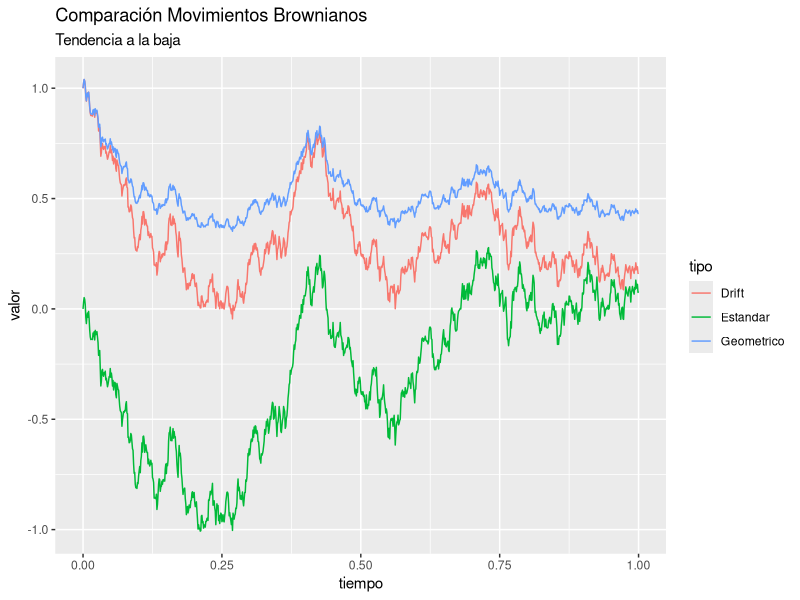
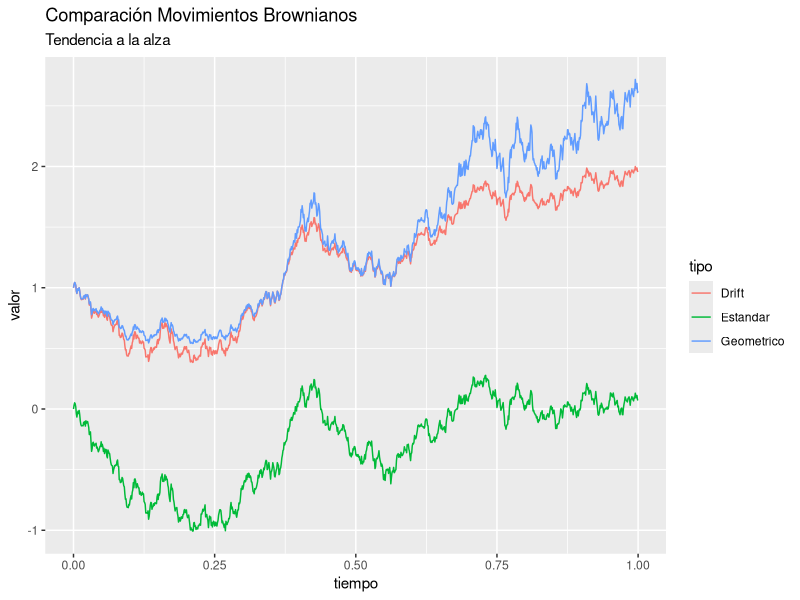
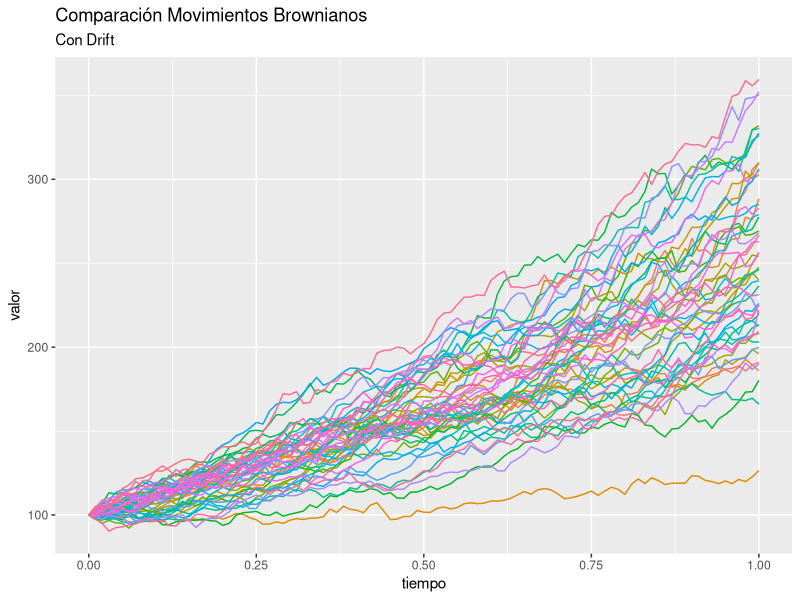
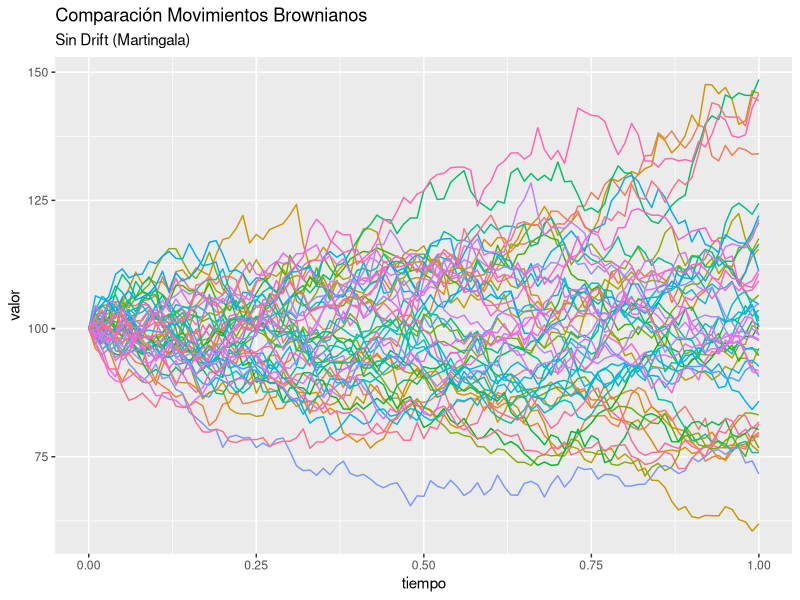
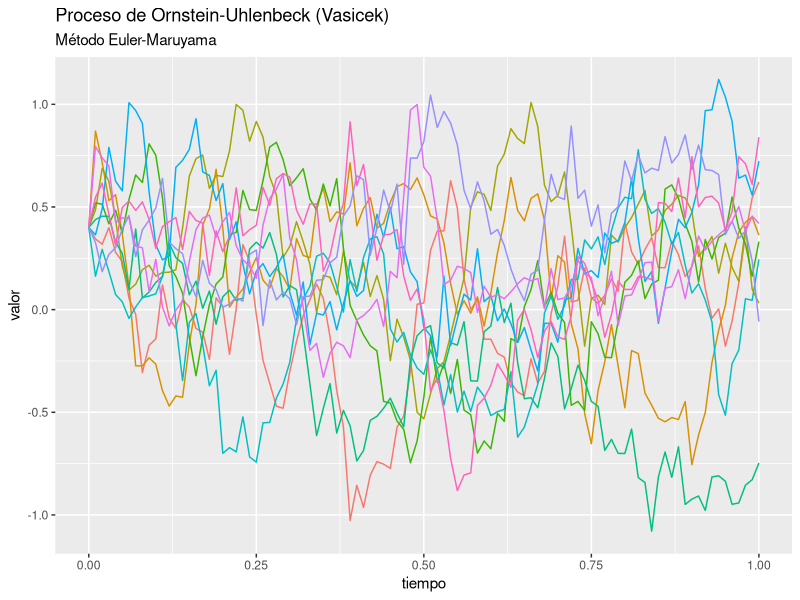
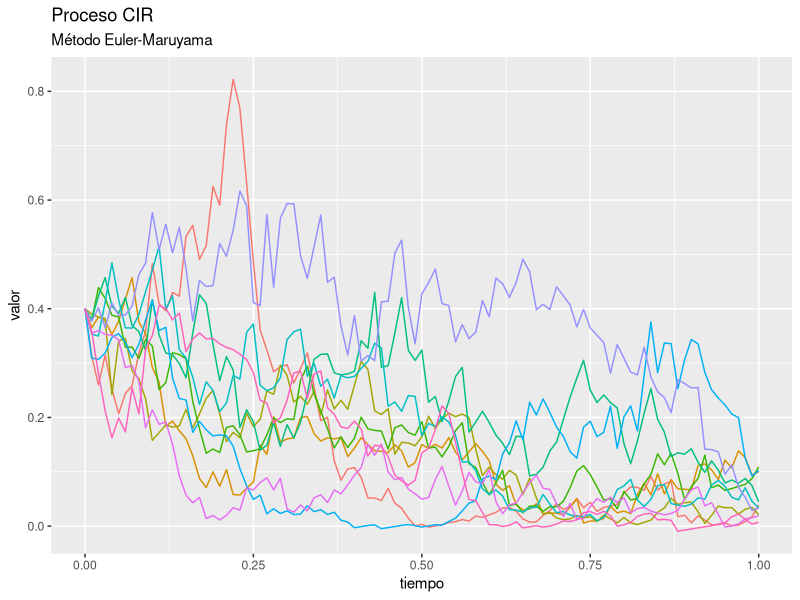

Recreate these plots in R, in order.
## ---- chunk 1
knitr::opts_chunk$set(comment = NA,warning = FALSE,echo=FALSE)
## ---- chunk 2
###### Paqueterias ######
library(ggplot2)
library(tidyr)
## ---- chunk 3
##### Comparacion entre movimientos brownianos #####

# Funcion para browniano estandar
brown <- function(n,t){
  z <- rnorm(n)
  z <- sqrt(t/n)*z
  w <- c(0,cumsum(z))
  return(w)
}

# Funcion para browniano con drift
brown_drift <- function(n,t,s0,mu,sigma){
  z <- rnorm(n)
  z <- sqrt(t/n)*z
  w <- c(0,cumsum(z))
  t <- seq(0,t,by=t/n)
  s <- s0+mu*t+sigma*w
  return(s)
}

# Funcion para browniano geometrico
brown_geom <- function(n,t,s0,mu,sigma){
  z <- rnorm(n)
  z <- sqrt(t/n)*z
  w <- c(0,cumsum(z))
  t <- seq(0,t,by=t/n)
  s <- s0*exp(mu*t+sigma*w)
  return(s)
}

# Movimientos Brownianos con tendencia positiva
n <- 1000
t <- seq(0,1,1/n)
s0 <- 1
mu <- -.9
sigma <- .8
seed <- 987654
  
set.seed(seed)
s1 <- brown(n,1)

set.seed(seed)
s2 <- brown_drift(n,1,s0,mu,sigma)

set.seed(seed)
s3 <- brown_geom(n,1,s0,mu,sigma)

Simulaciones <- data.frame(tiempo=t,
                           Estandar=s1,
                           Drift=s2,
                           Geometrico=s3)

Simulaciones <- gather(Simulaciones,tipo,valor,-tiempo)
ggplot(Simulaciones,aes(x=tiempo,y=valor,col=tipo)) +
  geom_line() +
  labs(title="Comparación Movimientos Brownianos",subtitle="Tendencia a la baja")

# Movimientos Brownianos con tendencia positiva
mu <- .9 
seed <- 987654

set.seed(seed)
s1 <- brown(n,1)

set.seed(seed)
s2 <- brown_drift(n,1,s0,mu,sigma)

set.seed(seed)
s3 <- brown_geom(n,1,s0,mu,sigma)

Simulaciones <- data.frame(tiempo=t,
                           Estandar=s1,
                           Drift=s2,
                           Geometrico=s3)

Simulaciones <- gather(Simulaciones,tipo,valor,-tiempo)
ggplot(Simulaciones,aes(x=tiempo,y=valor,col=tipo)) +
  geom_line() +
  labs(title="Comparación Movimientos Brownianos",subtitle="Tendencia a la alza")

## ---- chunk 4
##### Multiples simulaciones #####

# Browniano con tendencia
brown_geom_nomartingala <- function(n,t,s0,mu,sigma){
  z <- rnorm(n)
  z <- sqrt(t/n)*z
  w <- c(0,cumsum(z))
  t <- seq(0,t,by=t/n)
  s <- s0*exp((mu-.5*sigma^2)*t+sigma*w)
  return(s)
}

num_simulaciones <- 50
num_puntos <- 100
s0 <- 100
mu <- .9
sigma <- .2
t <- seq(0,1,1/num_puntos)

Simulaciones <- matrix(0,nrow = num_puntos+1,ncol = num_simulaciones)
for(i in 1:ncol(Simulaciones)){
  Simulaciones[,i] <- brown_geom_nomartingala(num_puntos,1,s0,mu,sigma)
}
Simulaciones <- cbind.data.frame(tiempo=t,Simulaciones)
Simulaciones <- gather(Simulaciones,simulacion,valor,-tiempo)
ggplot(Simulaciones,aes(x=tiempo,y=valor,col=simulacion)) +
  geom_line() +
  labs(title="Comparación Movimientos Brownianos",subtitle="Con Drift") +
  theme(legend.position = 'none')


# Browniano sin tendencia (martingala)
brown_geom_martingala <- function(n,t,s0,mu,sigma){
  z <- rnorm(n)
  z <- sqrt(t/n)*z
  w <- c(0,cumsum(z))
  t <- seq(0,t,by=t/n)
  s <- s0*exp(-.5*sigma^2*t+sigma*w)
  return(s)
}

Simulaciones <- matrix(0,nrow = num_puntos+1,ncol = num_simulaciones)
for(i in 1:ncol(Simulaciones)){
  Simulaciones[,i] <- brown_geom_martingala(num_puntos,1,s0,mu,sigma)
}
Simulaciones <- cbind.data.frame(tiempo=t,Simulaciones)
Simulaciones <- gather(Simulaciones,simulacion,valor,-tiempo)
ggplot(Simulaciones,aes(x=tiempo,y=valor,col=simulacion)) +
  geom_line() +
  labs(title="Comparación Movimientos Brownianos",subtitle="Sin Drift (Martingala)") +
  theme(legend.position = 'none')

## ---- chunk 5
##### Proceso de Vasicek #####

Vasicek <- function(n,x0,kappa,theta,sigma){
  x <- rep(0,n+1)
  x[1] <- x0
  for (i in 1:n) {
    x[i+1] <- x[i] + kappa*(theta-x[i])*1/n + sigma*1/sqrt(n)*rnorm(1)
  }
  return(x)
}

num_simulaciones <- 10
num_puntos <- 100
x0 <- .4
kappa <- 5
theta <- .1
sigma <- 1.5
t <- seq(0,1,1/num_puntos)

Simulaciones <- matrix(0,nrow = num_puntos+1,ncol = num_simulaciones)
for(i in 1:ncol(Simulaciones)){
  Simulaciones[,i] <- Vasicek(num_puntos,x0,kappa,theta,sigma)
}
Simulaciones <- cbind.data.frame(tiempo=t,Simulaciones)
Simulaciones <- gather(Simulaciones,simulacion,valor,-tiempo)
ggplot(Simulaciones,aes(x=tiempo,y=valor,col=simulacion)) +
  geom_line() +
  labs(title="Proceso de Ornstein-Uhlenbeck (Vasicek)",subtitle="Método Euler-Maruyama") +
  theme(legend.position = 'none')

## ---- chunk 6
##### Proceso CIR #####

CIR <- function(n,x0,kappa,theta,sigma){
  x <- rep(0,n+1)
  x[1] <- x0
  for (i in 1:n) {
    x[i+1] <- x[i] + kappa*(theta-max(x[i],0))*1/n + sigma*sqrt(max(x[i],0))*1/sqrt(n)*rnorm(1)
  }
  return(x)
}

num_simulaciones <- 10
num_puntos <- 100
x0 <- .4
kappa <- 2
theta <- .1
sigma <- .8
t <- seq(0,1,1/num_puntos)

Simulaciones <- matrix(0,nrow = num_puntos+1,ncol = num_simulaciones)
for(i in 1:ncol(Simulaciones)){
  Simulaciones[,i] <- CIR(num_puntos,x0,kappa,theta,sigma)
}
Simulaciones <- cbind.data.frame(tiempo=t,Simulaciones)
Simulaciones <- gather(Simulaciones,simulacion,valor,-tiempo)
ggplot(Simulaciones,aes(x=tiempo,y=valor,col=simulacion)) +
  geom_line() +
  labs(title="Proceso CIR",subtitle="Método Euler-Maruyama") +
  theme(legend.position = 'none')

